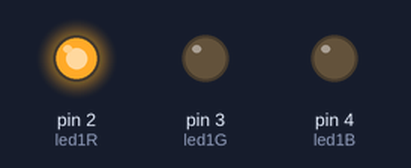
The sketch below on a simulated Arduino Uno, built with avr-gcc and run on an emulated ATmega328P. Parts: output pins drawn as LEDs (lit = HIGH).

Above: at 0.1 s.
At 0.6 s:
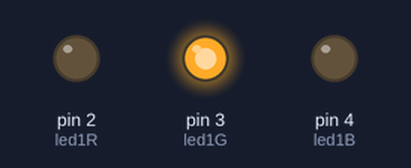
At 1.1 s:
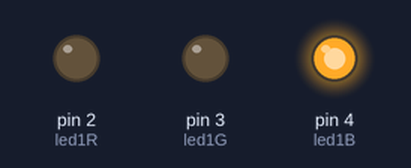
At 1.6 s:
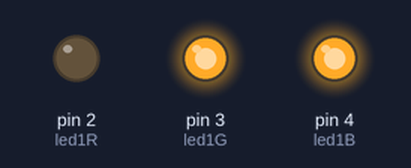
Timing chart, 0 to 3.1 s (numbered marks = the images above):
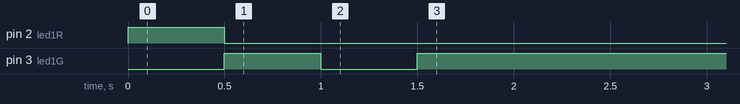

Measured:
- by itself, pin 3 (led1G): HIGH → LOW at 1.0 s, → HIGH 0.50 s later

The sketch:

IME_156_Intro_to_Arduino.ino
```cpp
/*
IME 156 - Introduction to Arduino conding in Prism PCB.
This is a brief exercise designed to introduce IME 156 students to microcontroller programming

Written by Evan Johnson
Rev 1.0

*/

/* Declaring variables

In computer programming, numeric values can be stored within variables for easy access and manipulation.
Before using a variable, it must be declared. There are many different types of variables in computer programming.
Two of the most common are the int, or integer, and the float, or decimal values. In this program, we'll only need ints.
To declare a variable, you must first state its type, then whatever name you'd like to give it.

e.g. int myVariable

Then, you can assign a value to your newly created variable.

e.g. myVariable = 2

It is possible to give a value in the same line as an assignment, as shown below.

*/
// Each LED in the Prism project is connected to an output pin on the Arduino.
// The code below creates a variable to hold the pin number of each LED. Note the naming convention used. There are 3 LEDs, each with 3 colors.

 int led1R = 2;
 int led1G = 3;
 int led1B = 4;

 // TODO - Variables have only been declared for the first RGB LED. Declare necessary variables for the rest. LEDs are connected to pins 2-10.

void setup() { // Setup is a block of code that runs only once when the Arduino is powered up.

  /*
  Arduino pins have two basic modes they can be configured in: input and output.
  For this project, we'll need to set up each of the LED control pins as an output using the pinMode() command.
  The first three are provided.
  */
  // TODO - Finish setting up the rest of the LED control pins as outputs

  pinMode(led1R, OUTPUT);
  pinMode(led1G, OUTPUT);
  pinMode(led1B, OUTPUT);

  /*
  Once we have the LED control pins set up as outputs, we want to be able to turn them on and off.
  Arduino provides the digitalWrite() command for this purpose.
  The digitalWrite command takes two parameters or arguments. The first one is the pin you'd like to set, and the second is the state.
  You can think of digitalWrite a bit like a light switch. If you set the state to HIGH, the switch is on. If you use LOW, its off.

  The delay() command basically waits for a specified amount of time, in ms, before moving on to the next line of code.

  By combining delay() with digitalWrite, we can turn various different LEDs on and off for given amounts of time. See below for example.
  */

  // The code below is designed to test each color of LED1.
  // TODO: Use this code as a model and add code to test the other 2 LEDs/

  digitalWrite(led1R, HIGH); // Turn on Red LED 1
  delay(500); // Wait 500 ms (0.5 s)
  digitalWrite(led1R, LOW); // Turn Red LED 1 Off
  digitalWrite(led1G, HIGH); // Turn on Green LED 1
  delay(500); // Wait 500 ms (0.5 s)
  digitalWrite(led1G, LOW); // Turn off Green LED 1
  digitalWrite(led1B, HIGH); // Turn on Blue LED 1
  delay(500); // Wait 500 ms (0.5 s)
  digitalWrite(led1B, LOW); // Turn off Blue LED 1
}

void loop() { // This is exactly what it sounds like. It is a loop, and the code inside it runs continuously forever.

  /*
  Now that we know each individual color is working, we'd like to be able to mix the colors together in different amounts to
  create any color we want. digitalWrite() only allows us to set each LED to either full on or full off. We'd like to be able to reach in-between
  brightness values. Basically, we want to make our LEDs dimmable.

  For this, we use Arduino's analogWrite() command. This command takes two parameters or arguments: A pin and a value.
  Values can be anywhere between 0 and 255, with 0 being full off and 255 being full on. We can set LEDs to be on but less than full brightness
  by picking a value somewhere between 0 and 255. The greater the value, the brighter the LED.
  */

  // The code below sets the first LED to a blue/green color.
  // TODO - Add code to light up each of the other two LEDs with a color of your choice.

  analogWrite(led1R, 0); // Set LED 1 Red value
  analogWrite(led1G, 255); // Set LED 2 Green Value
  analogWrite(led1B, 150); // Set LED 3 Blue Value

  // If you have extra time, try making the LEDs blink in different patters using the delay() command.

  // TODO - Demonstrate your results to your instructor.

 /*
 If you're an Arduino Wiz and this is too easy for you, try making all three LEDs continuously cycle through the color wheel
 using analogWrite() and loops.
 */

}
```
